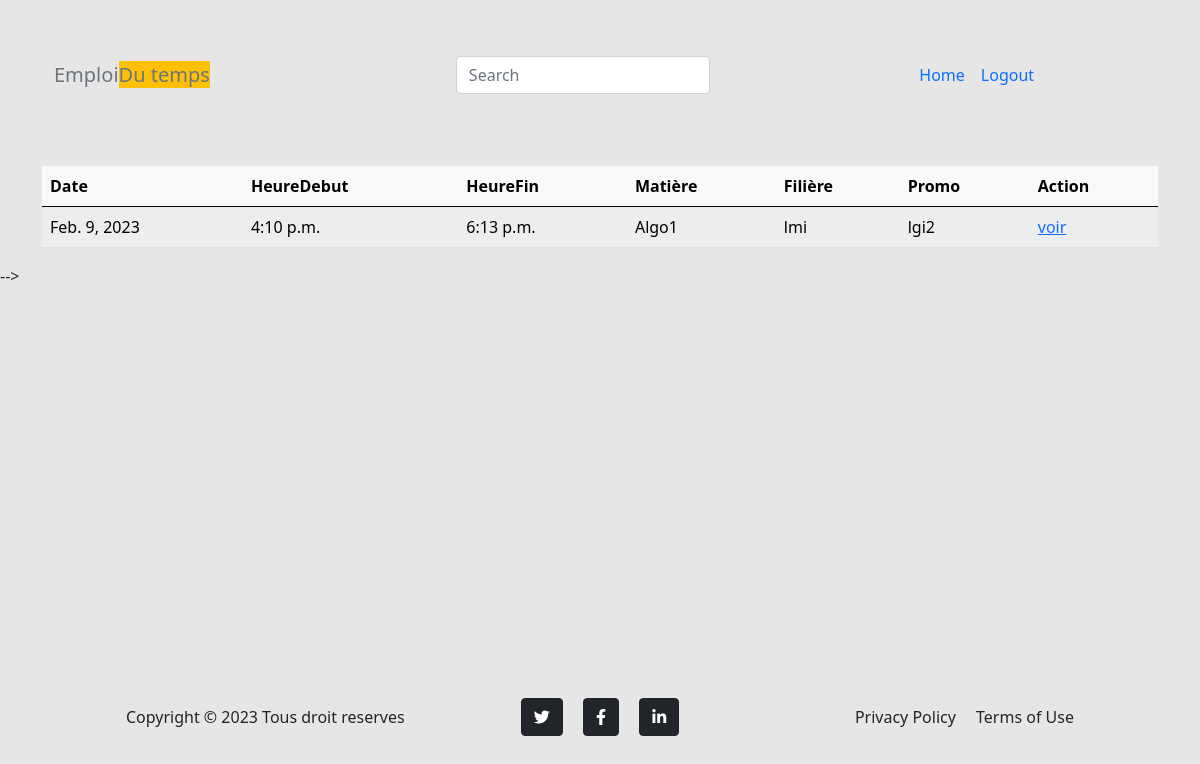
Screenshot of /enseignants/mescours (signed in) with the database file from the repository.
### myApp/models.py (models this page shows)
class Creneau(models.Model):
    date = models.DateField()
    heureDebut = models.TimeField(auto_now=False, auto_now_add=False)
    heureFin = models.TimeField(auto_now=False, auto_now_add=False)
    enseignant = models.ForeignKey(User, on_delete=models.CASCADE, related_name='enseignant')
    savedBy = models.ForeignKey(User, on_delete=models.CASCADE, related_name='savedBy')
    matiere = models.ForeignKey(Matiere, on_delete=models.CASCADE)
    promo = models.ForeignKey(Promo, on_delete=models.CASCADE)
    filiere = models.ForeignKey(Filiere, on_delete=models.CASCADE)
    salle = models.ForeignKey(Salle, on_delete=models.CASCADE)
    types = models.CharField(max_length=20)
    class Meta:
        ordering = ['-date']

class Matiere(models.Model):
    name = models.CharField(max_length=100)
    created_at = models.DateTimeField(auto_now=True)
    class Meta:
        ordering = ['-created_at']

class Filiere(models.Model):
    name = models.CharField(max_length=100)
    departement = models.ForeignKey(Departement, on_delete=models.CASCADE)
    class Meta:
        ordering = ['name']

class Promo(models.Model):
    name = models.CharField(max_length=100)
    filiere = models.ForeignKey(Filiere,  on_delete=models.CASCADE)
    class Meta:
        ordering = ['name']

### myApp/home/enseignant/views.py (the view)
# urls.py: path('mescours', views.mescours, name='mescours'),
@login_required(login_url="/login/")
def mescours(request):
    my_id = request.user.id
    print(f" my id est : {my_id}")
    my_id = int(my_id)
    cours = Creneau.objects.filter(enseignant=my_id)
    return render(request, 'home/enseignant/mescours.html', {'cours': cours})

### myApp/templates/home/enseignant/mescours.html (shortened to what this page needs)
<!DOCTYPE html>
<html lang="en">
<head>
    {% include "includes/link.html" %}
</head>
<body>
    <div class="container">
        <nav class="navbar navbar-expand-lg bg-body-tertiary">
            <div class="container-fluid">
                <a class="navbar-brand text-secondary" href="/enseignant/home">Emploi<span class="bg-warning ">Du temps</span></a>
                <div class="collapse navbar-collapse" id="navbarSupportedContent">
                    <input type="text" id="search" class="form-control me-5 my-5 offset-md-3"   placeholder="Search" aria-label="Search">
                    <ul class="navbar-nav ms-e py-4 py-lg-0 offset-md-2 w-100">
                        <li class="nav-item">
                            <a class="nav-link active" aria-current="page" href="/enseignant/home">Home</a>
                        </li>
                        <li class="nav-item ">
                            <a class="nav-link " href="{% url 'logout' %}">Logout</a>
                        </li>
                    </ul>
                </div>
            </div>
        </nav>
    </div>
    <div class="container main-main">
        <div class="main-content">
                <table class="table table-light table-striped mt-3 ">
                    <thead>
                        <tr>
                            <th scope="col">Date</th>
                            <th scope="col">HeureDebut</th>
                            <th scope="col">HeureFin</th>
                            <th scope="col">Matière</th>
                            <th scope="col">Filière</th>
                            <th scope="col">Promo</th>
                            <th scope="col">Action</th>
                        </tr>
                    </thead>
                    <tbody id="myTable">
                        {% for cour in cours %}
                        <tr class="">
                            <td>{{ cour.date }}</td>
                            <td>{{ cour.heureDebut }}</td>
                            <td>{{ cour.heureFin }}</td>
                            <td>{{ cour.matiere.name }}</td>
                            <td>{{ cour.filiere.name }}</td>
                            <td>{{ cour.promo.name }}</td>
                            <td>
                                <a href="/enseignants/show/{{ cour.id }}"> voir</a>
                            </td>
                            {% empty %}
                            <td> Pas de cour</td>
                            {% endfor %}
                        </tr>
                    </tbody>
                </table>
        </div>
    </div>
   <div class="footer">
    {% include "includes/footer.html" %}
   </div>
</body>
</html>

### myApp/static/assets/css/style.css (style rules this page uses)
body { background-color: #e6e6e6; }

### myApp/templates/home/enseignant/mescours.html (style rules this page uses)
.main-main { position: relative; }
.footer { display: flex; flex-direction: column; position: absolute; bottom: 5%; width: 90%; left: 5%; }

### rows the page displays
Creneau: date "Feb. 9, 2023", heureDebut "4:10 p.m.", heureFin "6:13 p.m.", matiere.name "Algo1", filiere.name "lmi", promo.name "lgi2"
